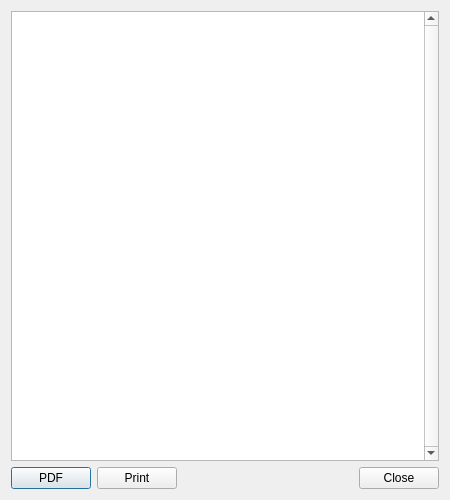
<?xml version="1.0" encoding="UTF-8"?>
<ui version="4.0">
 <class>ViewContactDialog</class>
 <widget class="QDialog" name="ViewContactDialog">
  <property name="geometry">
   <rect>
    <x>0</x>
    <y>0</y>
    <width>450</width>
    <height>500</height>
   </rect>
  </property>
  <property name="sizePolicy">
   <sizepolicy hsizetype="Fixed" vsizetype="Fixed">
    <horstretch>0</horstretch>
    <verstretch>0</verstretch>
   </sizepolicy>
  </property>
  <property name="minimumSize">
   <size>
    <width>450</width>
    <height>500</height>
   </size>
  </property>
  <property name="maximumSize">
   <size>
    <width>450</width>
    <height>500</height>
   </size>
  </property>
  <property name="windowTitle">
   <string>Dialog</string>
  </property>
  <layout class="QVBoxLayout" name="verticalLayout">
   <item>
    <widget class="QTextBrowser" name="textBrowser">
     <property name="verticalScrollBarPolicy">
      <enum>Qt::ScrollBarAlwaysOn</enum>
     </property>
    </widget>
   </item>
   <item>
    <layout class="QHBoxLayout" name="horizontalLayout">
     <item>
      <widget class="QPushButton" name="pdfButton">
       <property name="text">
        <string>PDF</string>
       </property>
      </widget>
     </item>
     <item>
      <widget class="QPushButton" name="printButton">
       <property name="text">
        <string>Print</string>
       </property>
      </widget>
     </item>
     <item>
      <spacer name="horizontalSpacer">
       <property name="orientation">
        <enum>Qt::Horizontal</enum>
       </property>
       <property name="sizeHint" stdset="0">
        <size>
         <width>40</width>
         <height>20</height>
        </size>
       </property>
      </spacer>
     </item>
     <item>
      <widget class="QPushButton" name="closeButton">
       <property name="text">
        <string>Close</string>
       </property>
      </widget>
     </item>
    </layout>
   </item>
  </layout>
 </widget>
 <tabstops>
  <tabstop>closeButton</tabstop>
  <tabstop>pdfButton</tabstop>
  <tabstop>printButton</tabstop>
  <tabstop>textBrowser</tabstop>
 </tabstops>
 <resources/>
 <connections/>
</ui>
